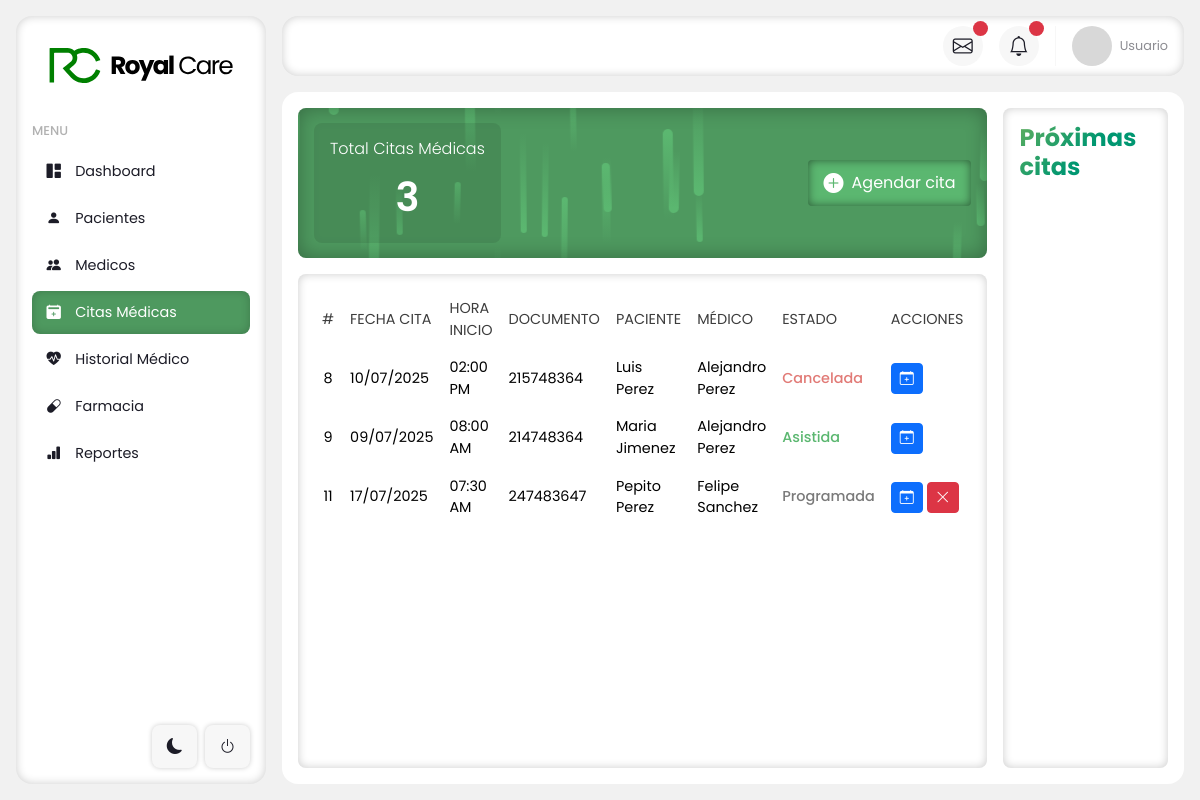
The app's page /dashboard/citas, older data.
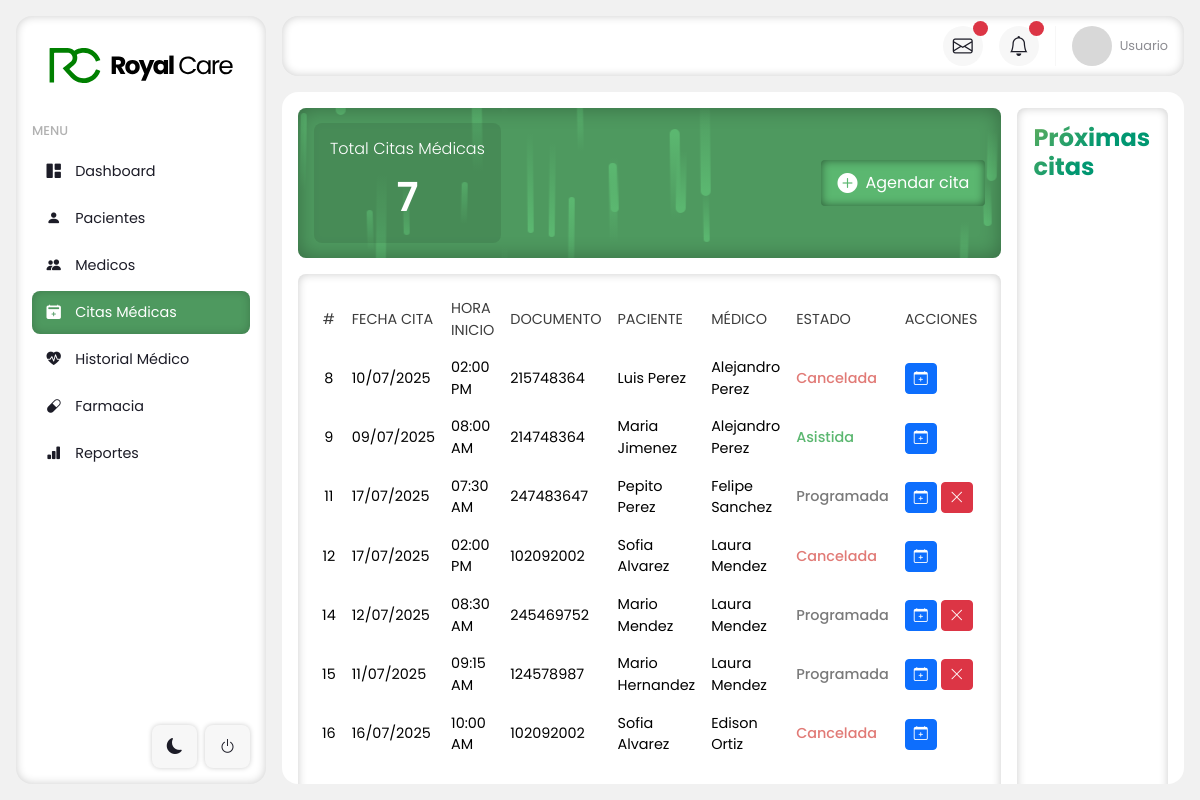
The same page, newer data.
### tables this page shows
CREATE TABLE `citas_medicas` (
  `id_cita` int(11) NOT NULL,
  `id_paciente` int(11) DEFAULT NULL,
  `id_medico` int(11) DEFAULT NULL,
  `fecha_cita` date DEFAULT NULL,
  `hora_inicio` time DEFAULT NULL,
  `hora_fin` time DEFAULT NULL,
  `estado_cita` enum('Programada','Asistida','No Asistida','Cancelada') DEFAULT NULL
);

CREATE TABLE `pacientes` (
  `id_paciente` int(11) NOT NULL,
  `id_usuario` int(11) DEFAULT NULL,
  `fecha_nacimiento` date DEFAULT NULL,
  `documento` int(11) DEFAULT NULL,
  `tipo_documento` enum('Cedula de Ciudadania','Cedula de extranjeria') DEFAULT NULL,
  `genero` enum('Masculino','Femenino','No binario') DEFAULT NULL,
  `direccion` varchar(255) DEFAULT NULL,
  `estado_civil` enum('Soltero','Casado','Viudo','Divorciado','Soltero') DEFAULT NULL,
  `telefono` int(11) DEFAULT NULL
);

CREATE TABLE `usuarios` (
  `id_usuario` int(11) NOT NULL,
  `id_rol` int(11) DEFAULT NULL,
  `primer_nombre` varchar(255) NOT NULL,
  `segundo_nombre` varchar(255) DEFAULT NULL,
  `primer_apellido` varchar(255) NOT NULL,
  `segundo_apellido` varchar(255) DEFAULT NULL,
  `email` varchar(255) NOT NULL,
  `password` varchar(255) NOT NULL,
  `fecha_registro` datetime DEFAULT NULL,
  `activo` tinyint(1) DEFAULT NULL
);

### application/controllers/modulos/CitasController.php (called while the page is built, shortened)
<?php
class CitasController extends CI_Controller
{
    public function __construct()
    {
        $this->load->model(['Citas_model', 'Medicos_model', 'Pacientes_model']);
    }
    public function index()
    {
        $data = [
            'vista' => 'modulos/citas/citas',
            'citas' => $this->Citas_model->get_all_citas(),
            'especialidades' => $this->Medicos_model->get_especialidades(),
            'title' => 'Citas Médicas - Royal Care',
            'library' => [
                'https://cdn.jsdelivr.net/npm/fullcalendar@6.1.18/index.global.min.js',
                'https://cdn.jsdelivr.net/npm/fullcalendar@6.1.18/locales-all.global.min.js',
            ],
            'js' => [
                'assets/js/citas.js',
            ],
            'css' => [
                'assets/css/modulos/citas.css',
            ],
        ];
        $this->load->view('layout/dashboard_layout', $data);
        $fecha_cita = '2025-07-14';
        $hora_inicio = '09:00:00';
        $duracion = 30;
        $hora_fin = date('H:i:s', strtotime("+{$duracion} minutes", strtotime($hora_inicio)));
        $id_especialidad = 6;
        $this->Medicos_model->get_available_medico($id_especialidad, $fecha_cita, $hora_inicio, $hora_fin);
    }
}

### index.php (called while the page is built, shortened)
<?php
require_once BASEPATH.'core/CodeIgniter.php';

### application/models/Citas_model.php (called while the page is built, shortened)
<?php
class Citas_model extends CI_Model
{
    public function get_all_citas()
    {
        $this->db->select('citas_medicas.id_cita, citas_medicas.fecha_cita, citas_medicas.hora_inicio, citas_medicas.estado_cita,
                    pacientes.id_paciente,
                    pacientes.documento,
                    usuario_paciente.primer_nombre, usuario_paciente.primer_apellido,
                    medicos.id_medico,
                    usuario_medico.primer_nombre AS medico_nombre, usuario_medico.primer_apellido AS medico_apellido');
        $this->db->from('citas_medicas');
        $this->db->join('pacientes', 'citas_medicas.id_paciente = pacientes.id_paciente');
        $this->db->join('medicos', 'citas_medicas.id_medico = medicos.id_medico');
        $this->db->join('usuarios AS usuario_paciente', 'usuario_paciente.id_usuario = pacientes.id_usuario');
        $this->db->join('usuarios AS usuario_medico', 'usuario_medico.id_usuario = medicos.id_usuario');
        $query = $this->db->get();
        return $query->result();
    }
}

### application/views/modulos/citas/citas.php (the view, shortened to what the rows shown need)
<div class="content-module gap-3">
    <div class="d-flex flex-column w-100">
        <section class="main-content">
            <table class="table table-hover align-middle">
                <thead>
                    <th class="text-center">#</th>
                    <th>FECHA CITA</th>
                    <th>HORA INICIO</th>
                    <th class="text-start">DOCUMENTO</th>
                    <th>PACIENTE</th>
                    <th>MÉDICO</th>
                    <th>ESTADO</th>
                    <th>ACCIONES</th>
                </thead>
                <tbody>
                    <?php if (count($citas) > 0) : ?>
                        <?php foreach ($citas as $cita) : ?>
                            <tr>
                                <td class="text-center"><?= htmlspecialchars($cita->id_cita) ?></td>
                                <td><?= date('d/m/Y', strtotime($cita->fecha_cita)) ?></td>
                                <td><?= date('h:i A', strtotime($cita->hora_inicio)) ?></td>
                                <td class="text-start"><?= htmlspecialchars($cita->documento) ?></td>
                                <td><?= htmlspecialchars($cita->primer_nombre) . ' ' . htmlspecialchars($cita->primer_apellido) ?></td>
                                <td><?= htmlspecialchars($cita->medico_nombre) . ' ' . htmlspecialchars($cita->medico_apellido) ?></td>
                                <td>
                                    <span class="<?=
                                                    htmlspecialchars($cita->estado_cita) == 'Cancelada' ? 'status-canceled' : (htmlspecialchars($cita->estado_cita) == 'Asistida' ? 'status-success' : (htmlspecialchars($cita->estado_cita) == 'Programada' ? 'status-pending' : ''))
                                                    ?>">
                                        <?= htmlspecialchars($cita->estado_cita) ?>
                                    </span>
                                </td>
                                <td>
                                    <div class="d-flex gap-1">
                                        <div>
                                            <button class="btn btn-primary btn-sm" data-bs-toggle="modal" data-bs-target="#modalReagendar<?= $cita->id_cita ?>">
                                                <i class="bi bi-calendar-plus"></i>
                                            </button>
                                        </div>
                                        <?php if (htmlspecialchars($cita->estado_cita) == 'Programada') : ?>
                                            <button class="btnDelete btn btn-danger btn-sm" data-id="<?= htmlspecialchars($cita->id_cita) ?>">
                                                <i class="bi bi-x-lg"></i>
                                            </button>
                                        <?php endif; ?>
                                    </div>
                                </td>
                            </tr>
                        <?php endforeach; ?>
                    <?php else : ?>
                        <tr>
                            <td colspan="7" class="text-center">No hay citas programadas.</td>
                        </tr>
                    <?php endif; ?>
            </table>
        </section>
    </div>
</div>

Row changes from the older to the newer data that the page shows:
added citas_medicas: id_cita "12", fecha_cita "17/07/2025", hora_inicio "02:00 PM", id_paciente.documento "102092002", usuarios.primer_nombre "Sofia", usuarios.primer_apellido "Alvarez", usuarios.primer_nombre "Laura", usuarios.primer_apellido "Mendez", estado_cita "Cancelada"
added citas_medicas: id_cita "14", fecha_cita "12/07/2025", hora_inicio "08:30 AM", id_paciente.documento "245469752", usuarios.primer_nombre "Mario", usuarios.primer_apellido "Mendez", usuarios.primer_nombre "Laura", estado_cita "Programada"
added citas_medicas: id_cita "15", fecha_cita "11/07/2025", hora_inicio "09:15 AM", id_paciente.documento "124578987", usuarios.primer_nombre "Mario", usuarios.primer_apellido "Hernandez", usuarios.primer_nombre "Laura", usuarios.primer_apellido "Mendez", estado_cita "Programada"
added citas_medicas: id_cita "16", fecha_cita "16/07/2025", hora_inicio "10:00 AM", id_paciente.documento "102092002", usuarios.primer_nombre "Sofia", usuarios.primer_apellido "Alvarez", usuarios.primer_nombre "Edison", usuarios.primer_apellido "Ortiz", estado_cita "Cancelada"
Text that changed along with them:
count($citas): "3" → "7"
